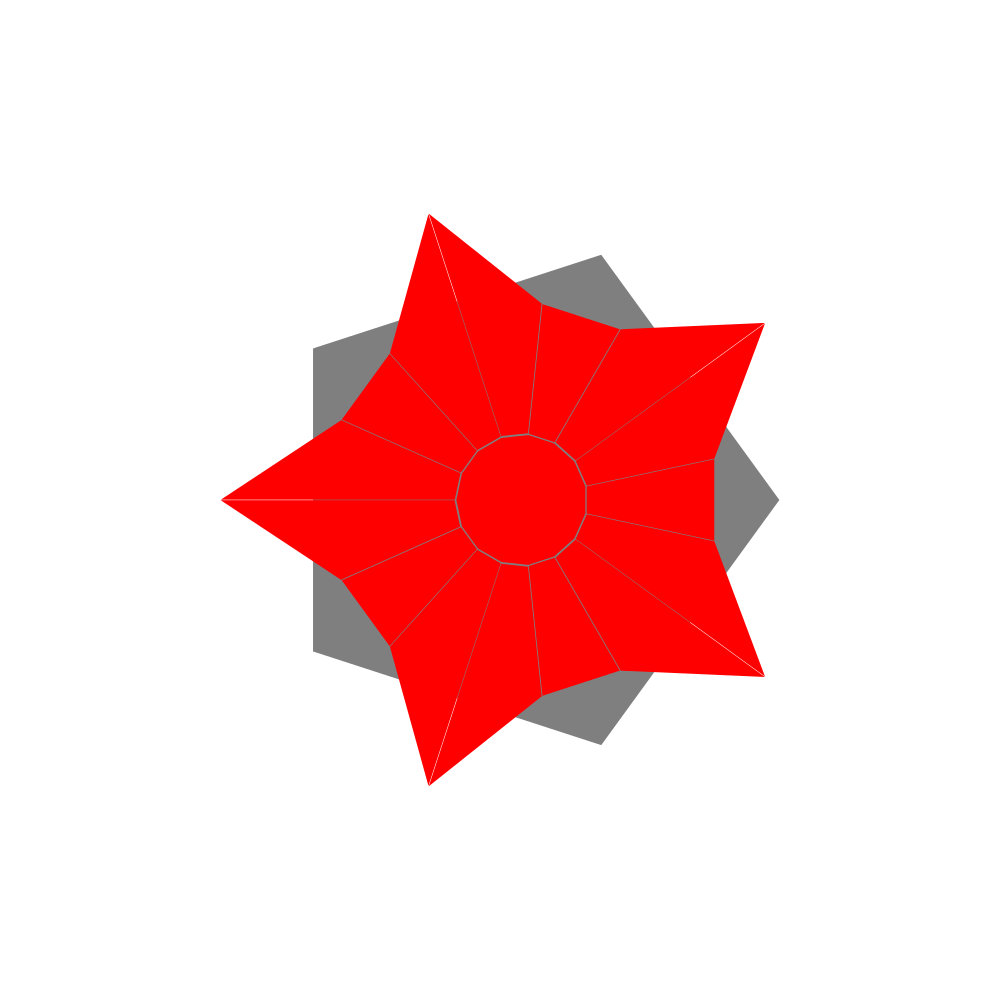

This chart was generated by the following Python code:
from PVG          import *
from voronoiutils import *

canvas = Canvas()
canvas.draw(Circle().polygon(5),Color.black(0.5))
polygons = Voronoi(Circle().polygon(5).points() + Circle().scale(0.5).polygon(15).points() + [Point.P0()]).polygons()
puts("len polygons",len(polygons))
canvas.draw([p.reduce(0.99) for p in polygons],Color.red())
canvas.save("main_voronoi.png")
